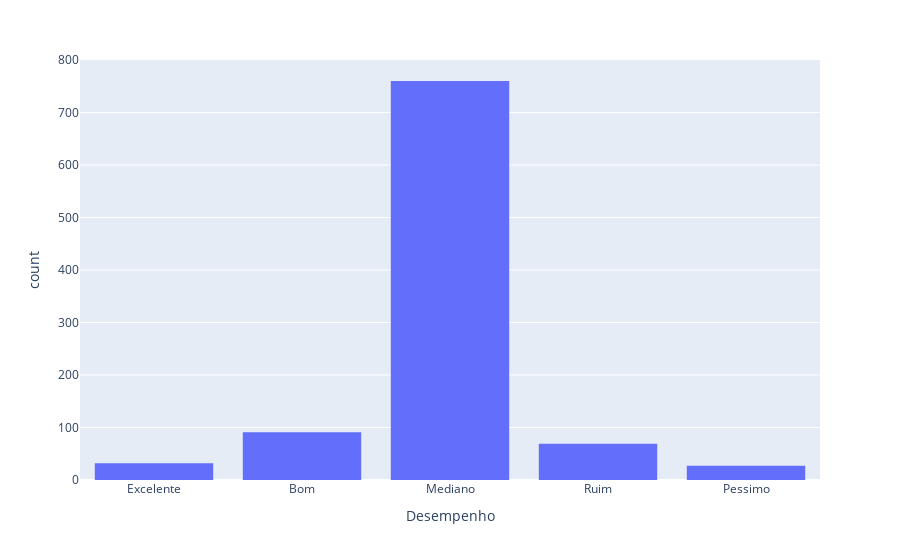

The cell this chart's notebook holds for it:
### Code cell
px.histogram(Meias, x = 'Desempenho').show()

### Figure 1 — Plotly figure (JSON) as saved in the notebook; plotly's stock layout.template omitted (floating-point values rounded to 4 significant figures; data arrays with more than 128 entries replaced by an {"elided": "..."} marker saying what was removed)
{"data": [{"alignmentgroup": "True", "bingroup": "x", "hovertemplate": "Desempenho=%{x}<br>count=%{y}<extra></extra>", "legendgroup": "", "marker": {"color": "#636efa", "pattern": {"shape": ""}}, "name": "", "offsetgroup": "", "orientation": "v", "showlegend": false, "type": "histogram", "x": {"elided": "979 str values"}, "xaxis": "x", "yaxis": "y"}], "layout": {"barmode": "relative", "legend": {"tracegroupgap": 0}, "margin": {"t": 60}, "xaxis": {"anchor": "y", "domain": [0, 1], "title": {"text": "Desempenho"}}, "yaxis": {"anchor": "x", "domain": [0, 1], "title": {"text": "count"}}}}
